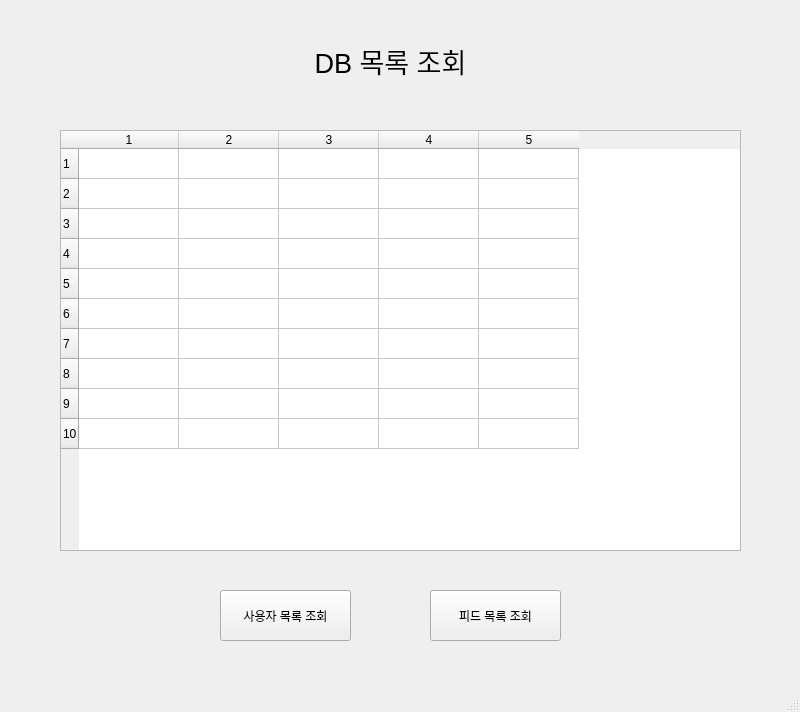
<?xml version="1.0" encoding="UTF-8"?>
<ui version="4.0">
 <class>MainWindow</class>
 <widget class="QMainWindow" name="MainWindow">
  <property name="geometry">
   <rect>
    <x>0</x>
    <y>0</y>
    <width>800</width>
    <height>712</height>
   </rect>
  </property>
  <property name="windowTitle">
   <string>MainWindow</string>
  </property>
  <widget class="QWidget" name="centralwidget">
   <widget class="QLabel" name="label">
    <property name="geometry">
     <rect>
      <x>70</x>
      <y>10</y>
      <width>641</width>
      <height>101</height>
     </rect>
    </property>
    <property name="font">
     <font>
      <pointsize>20</pointsize>
     </font>
    </property>
    <property name="text">
     <string>DB 목록 조회</string>
    </property>
    <property name="alignment">
     <set>Qt::AlignCenter</set>
    </property>
   </widget>
   <widget class="QPushButton" name="pushButton_1">
    <property name="geometry">
     <rect>
      <x>220</x>
      <y>590</y>
      <width>131</width>
      <height>51</height>
     </rect>
    </property>
    <property name="text">
     <string>사용자 목록 조회</string>
    </property>
   </widget>
   <widget class="QPushButton" name="pushButton_2">
    <property name="geometry">
     <rect>
      <x>430</x>
      <y>590</y>
      <width>131</width>
      <height>51</height>
     </rect>
    </property>
    <property name="text">
     <string>피드 목록 조회</string>
    </property>
   </widget>
   <widget class="QTableWidget" name="tableWidget">
    <property name="geometry">
     <rect>
      <x>60</x>
      <y>130</y>
      <width>681</width>
      <height>421</height>
     </rect>
    </property>
    <property name="rowCount">
     <number>10</number>
    </property>
    <property name="columnCount">
     <number>5</number>
    </property>
    <row/>
    <row/>
    <row/>
    <row/>
    <row/>
    <row/>
    <row/>
    <row/>
    <row/>
    <row/>
    <column/>
    <column/>
    <column/>
    <column/>
    <column/>
   </widget>
  </widget>
  <widget class="QMenuBar" name="menubar">
   <property name="geometry">
    <rect>
     <x>0</x>
     <y>0</y>
     <width>800</width>
     <height>26</height>
    </rect>
   </property>
  </widget>
  <widget class="QStatusBar" name="statusbar"/>
 </widget>
 <resources/>
 <connections/>
</ui>
